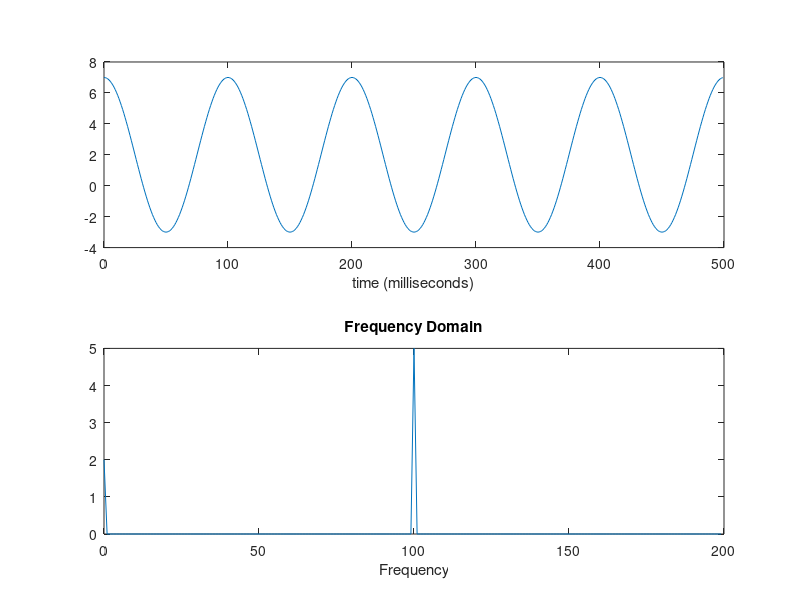

The MATLAB script that drew this image:
t = 0:9999;	% Samplings frequency 10 kHz
x = 2 + 5*cos(2*pi*100*t/10000);	% Signal, 100 Hz cos 
subplot(2,1,1);	% allows 2 plots in a display
plot(t(1:500),x(1:500));	% time domain plot title('Original Signal');
xlabel('time (milliseconds)');

Y = 2*abs(fft(x))/length(t);	% perform Fourier analysis 
Y(1) = Y(1)/2;	% correction for DC component
f = 0:9999;	% frequency range or x-axis for 2nd plot 
subplot(2,1,2);
plot(f(1:200),Y(1:200));	% frequency domain plot 
title('Frequency Domain');
xlabel('Frequency');